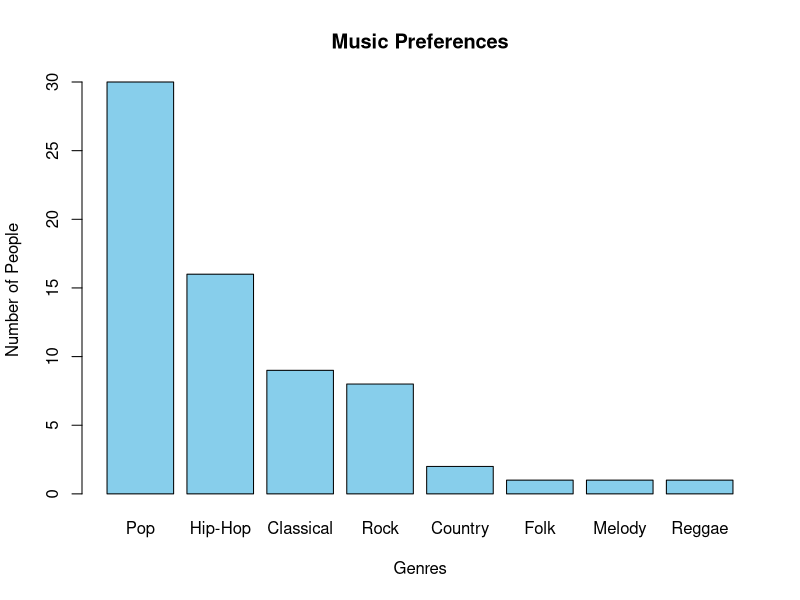
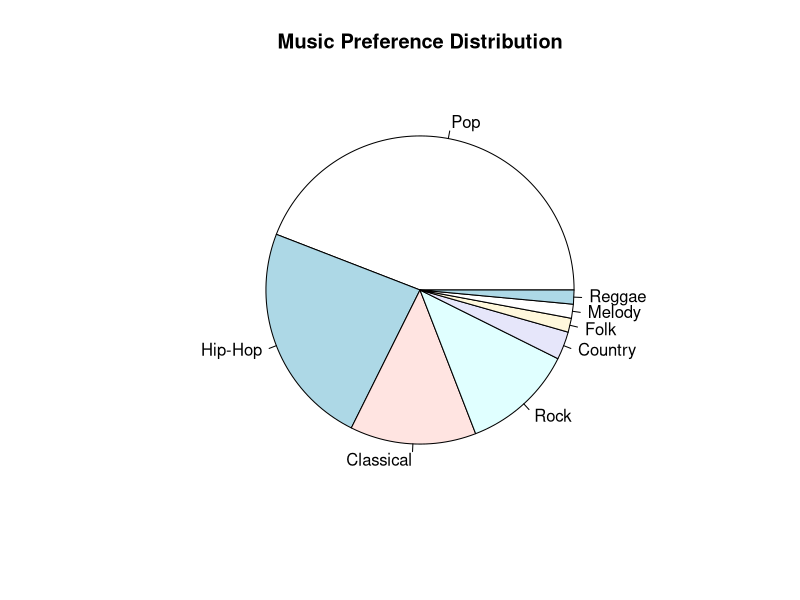

These charts were generated, in order, by the following R code:
# Music Preference Analysis

# -----------------------------
# 1. Data (Based on your project)
# -----------------------------
genre <- c("Pop","Hip-Hop","Classical","Rock","Country","Folk","Melody","Reggae")
count <- c(30,16,9,8,2,1,1,1)

# -----------------------------
# 2. Bar Chart
# -----------------------------
barplot(count,
        names.arg = genre,
        col = "skyblue",
        main = "Music Preferences",
        xlab = "Genres",
        ylab = "Number of People")

# -----------------------------
# 3. Pie Chart
# -----------------------------
pie(count,
    labels = genre,
    main = "Music Preference Distribution")

# -----------------------------
# 4. Chi-Square Test
# -----------------------------
# Example gender vs preference data
data_matrix <- matrix(c(5,1,0,4,0,7,0,3,
                        4,1,1,12,1,23,1,5),
                      nrow = 2, byrow = TRUE)

chisq.test(data_matrix)

# -----------------------------
# 5. Kruskal-Wallis Test
# -----------------------------
pop <- c(20,9,1,0,0)
hiphop <- c(10,6,0,0,0)
classical <- c(2,2,0,1,1)

data_all <- c(pop, hiphop, classical)
group <- factor(rep(c("Pop","HipHop","Classical"), each = 5))

kruskal.test(data_all, group)

# -----------------------------
# 6. Mann-Whitney Test
# -----------------------------
spotify <- c(29,12,1,0,0)
youtube <- c(6,4,0,2,2)

wilcox.test(spotify, youtube)
